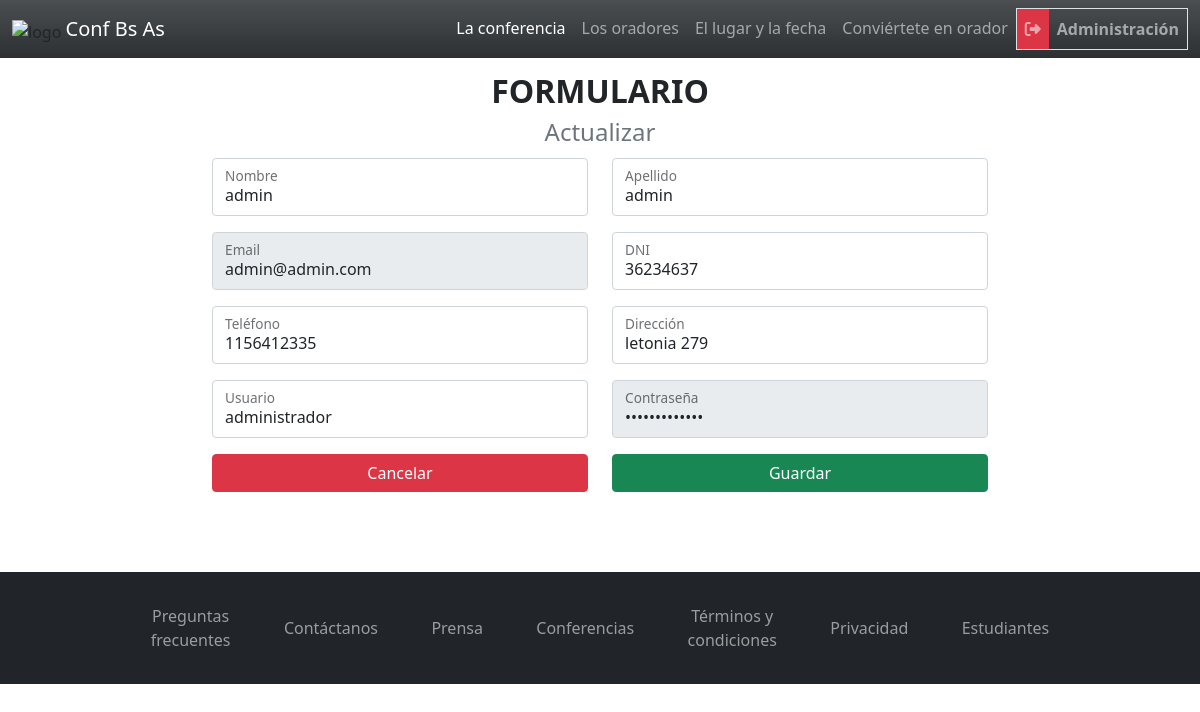
/views/update.php?id=66 (signed in), run on the app's committed database.
### tables this page shows
CREATE TABLE `users` (
  `id` int(11) NOT NULL AUTO_INCREMENT,
  `lastName` varchar(30) NOT NULL,
  `firstName` varchar(30) NOT NULL,
  `email` varchar(40) NOT NULL,
  `phone` varchar(20) DEFAULT NULL,
  `dni` varchar(10) DEFAULT NULL,
  `username` varchar(20) NOT NULL,
  `address` varchar(40) DEFAULT NULL,
  `password` varchar(80) NOT NULL,
  `role` int(11) NOT NULL DEFAULT '2',
  PRIMARY KEY (`id`),
  UNIQUE KEY `users_email_IDX` (`email`) USING BTREE
);

### functions/CRUD_USERS.php (called while the page is built, shortened)
<?php
function get_user_by_id($id)
{
    return mysqli_fetch_array(
        mysqli_query($GLOBALS['connection'], "SELECT * FROM users WHERE id=$id")
    );
};
?>

### views/update.php (the view, shortened to what this page needs)
<?php
include '../functions/CRUD_USERS.php';
$user = get_user_by_id($_GET['id']);
include './partials/header.php';
?>
<main class="my-4 d-flex flex-column align-items-center" id="register">
  <section class="text-center my-5">
    <h2 class="fw-bold mb-1">FORMULARIO</h2>
    <p class="text-muted my-0 fs-4">Actualizar</p>
    <form id="form-update" action="../functions/validation_update.php?id=<?php echo $_GET[
        'id'
    ]; ?>" method="post"
      class="row g-3 needs-validation" novalidate>
      <div class="container d-flex justify-content-center text-start">
        <div class="row justify-content-center align-items-center col-8">
          <div class="my-2 col-12 col-lg-6">
            <div class="form-floating">
              <input type="text" name="firstName" id="validationCustom01" placeholder="Nombre"
                value="<?php echo $user['firstName']; ?>" class="form-control" required>
              <label for="name">Nombre</label>
            </div>
          </div>
          <div class="my-2 col-12 col-lg-6">
            <div class="form-floating">
              <input type="text" name="lastName" placeholder="Apellido" value="<?php echo $user[
                  'lastName'
              ]; ?>"
                class="form-control" required>
              <label for="">Apellido</label>
            </div>
          </div>
          <div class="my-2 col-12 col-lg-6">
            <div class="form-floating">
              <input type="text" name="email" placeholder="Email" value="<?php echo $user[
                  'email'
              ]; ?>" class="form-control" disabled>
              <label for="">Email</label>
            </div>
          </div>
          <div class="my-2 col-12 col-lg-6 text-start">
            <div class="form-floating">
              <input type="number" name="dni" id="dni" placeholder="DNI" value="<?php echo $user[
                  'dni'
              ]; ?>" class="form-control" required>
              <label for="">DNI</label>
            </div>
          </div>
          <div class="my-2 col-12 col-lg-6 text-start">
            <div class="form-floating">
              <input type="number" name="phone" id="phone" placeholder="Teléfono" value="<?php echo $user[
                  'phone'
              ]; ?>"
                class="form-control" required>
              <label for="">Teléfono</label>
            </div>
          </div>
          <div class="my-2 col-12 col-lg-6 text-start">
            <div class="form-floating">
              <input type="text" name="address" id="address" placeholder="Dirección" class="form-control" value="<?php echo $user[
                  'address'
              ]; ?>" required>
              <label for="">Dirección</label>
            </div>
          </div>
          <div class="my-2 col-12 col-lg-6 text-start">
            <div class="form-floating">
              <input type="text" name="username" id="username" placeholder="Username" value="<?php echo $user[
                  'username'
              ]; ?>" class="form-control" required>
              <label for="">Usuario</label>
            </div>
          </div>
          <div class="my-2 col-12 col-lg-6 text-start">
            <div class="form-floating d-flex">
              <input type="password" class="form-control" id="password" name="pass" value="passwordfalso" placeholder="Contraseña" disabled>
              <label for="">Contraseña</label>
            </div>
          </div>
          <div class="my-2 d-flex gap-4">
            <a href="listUsers.php" class="btn btn-danger w-100">Cancelar</a>
            <button type="submit" id="btnResumen" name="save" class="btn btn-success w-100">Guardar</a>
          </div>
        </div>
      </div>
    </form>
  </section>
</main>
<?php include './partials/footer.php'; ?>

### css/style.css (style rules this page uses)
html { scroll-behavior:smooth !important; }

### data on the page
users: firstName "admin", lastName "admin", email "admin@admin.com", dni "36234637", phone "1156412335", address "letonia 279", username "administrador"
